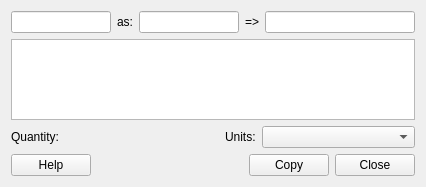
<?xml version="1.0" encoding="UTF-8"?>
<ui version="4.0">
 <class>Gui::Dialog::DlgUnitCalculator</class>
 <widget class="QWidget" name="Gui::Dialog::DlgUnitCalculator">
  <property name="geometry">
   <rect>
    <x>0</x>
    <y>0</y>
    <width>425</width>
    <height>187</height>
   </rect>
  </property>
  <property name="windowTitle">
   <string>Units calculator</string>
  </property>
  <layout class="QGridLayout" name="gridLayout">
   <item row="0" column="0">
    <layout class="QHBoxLayout" name="horizontalLayout_2">
     <item>
      <widget class="Gui::InputField" name="ValueInput">
       <property name="minimumSize">
        <size>
         <width>100</width>
         <height>0</height>
        </size>
       </property>
      </widget>
     </item>
     <item>
      <widget class="QLabel" name="label">
       <property name="text">
        <string>as:</string>
       </property>
      </widget>
     </item>
     <item>
      <widget class="Gui::InputField" name="UnitInput">
       <property name="minimumSize">
        <size>
         <width>100</width>
         <height>0</height>
        </size>
       </property>
      </widget>
     </item>
     <item>
      <widget class="QLabel" name="label_2">
       <property name="text">
        <string>=&gt;</string>
       </property>
      </widget>
     </item>
     <item>
      <widget class="QLineEdit" name="ValueOutput">
       <property name="minimumSize">
        <size>
         <width>150</width>
         <height>0</height>
        </size>
       </property>
       <property name="readOnly">
        <bool>true</bool>
       </property>
      </widget>
     </item>
    </layout>
   </item>
   <item row="1" column="0">
    <widget class="QTextEdit" name="textEdit">
     <property name="readOnly">
      <bool>true</bool>
     </property>
    </widget>
   </item>
   <item row="2" column="0">
    <layout class="QHBoxLayout" name="horizontalLayout_3">
     <item>
      <widget class="QLabel" name="label_3">
       <property name="text">
        <string>Quantity:</string>
       </property>
      </widget>
     </item>
     <item>
      <widget class="Gui::QuantitySpinBox" name="quantitySpinBox">
       <property name="sizePolicy">
        <sizepolicy hsizetype="Expanding" vsizetype="Fixed">
         <horstretch>0</horstretch>
         <verstretch>0</verstretch>
        </sizepolicy>
       </property>
      </widget>
     </item>
     <item>
      <widget class="QLabel" name="label_4">
       <property name="text">
        <string>Units:</string>
       </property>
      </widget>
     </item>
     <item>
      <widget class="QComboBox" name="unitsBox">
       <property name="sizePolicy">
        <sizepolicy hsizetype="Expanding" vsizetype="Fixed">
         <horstretch>0</horstretch>
         <verstretch>0</verstretch>
        </sizepolicy>
       </property>
      </widget>
     </item>
    </layout>
   </item>
   <item row="3" column="0">
    <layout class="QHBoxLayout" name="horizontalLayout">
     <item>
      <widget class="QPushButton" name="pushButton_Help">
       <property name="text">
        <string>Help</string>
       </property>
      </widget>
     </item>
     <item>
      <spacer name="horizontalSpacer">
       <property name="orientation">
        <enum>Qt::Horizontal</enum>
       </property>
       <property name="sizeHint" stdset="0">
        <size>
         <width>40</width>
         <height>20</height>
        </size>
       </property>
      </spacer>
     </item>
     <item>
      <widget class="QPushButton" name="pushButton_Copy">
       <property name="text">
        <string>Copy</string>
       </property>
      </widget>
     </item>
     <item>
      <widget class="QPushButton" name="pushButton_Close">
       <property name="text">
        <string>Close</string>
       </property>
      </widget>
     </item>
    </layout>
   </item>
  </layout>
 </widget>
 <customwidgets>
  <customwidget>
   <class>Gui::InputField</class>
   <extends>QLineEdit</extends>
   <header>Gui/InputField.h</header>
  </customwidget>
  <customwidget>
   <class>Gui::QuantitySpinBox</class>
   <extends>QWidget</extends>
   <header>Gui/QuantitySpinBox.h</header>
  </customwidget>
 </customwidgets>
 <resources/>
 <connections/>
</ui>
